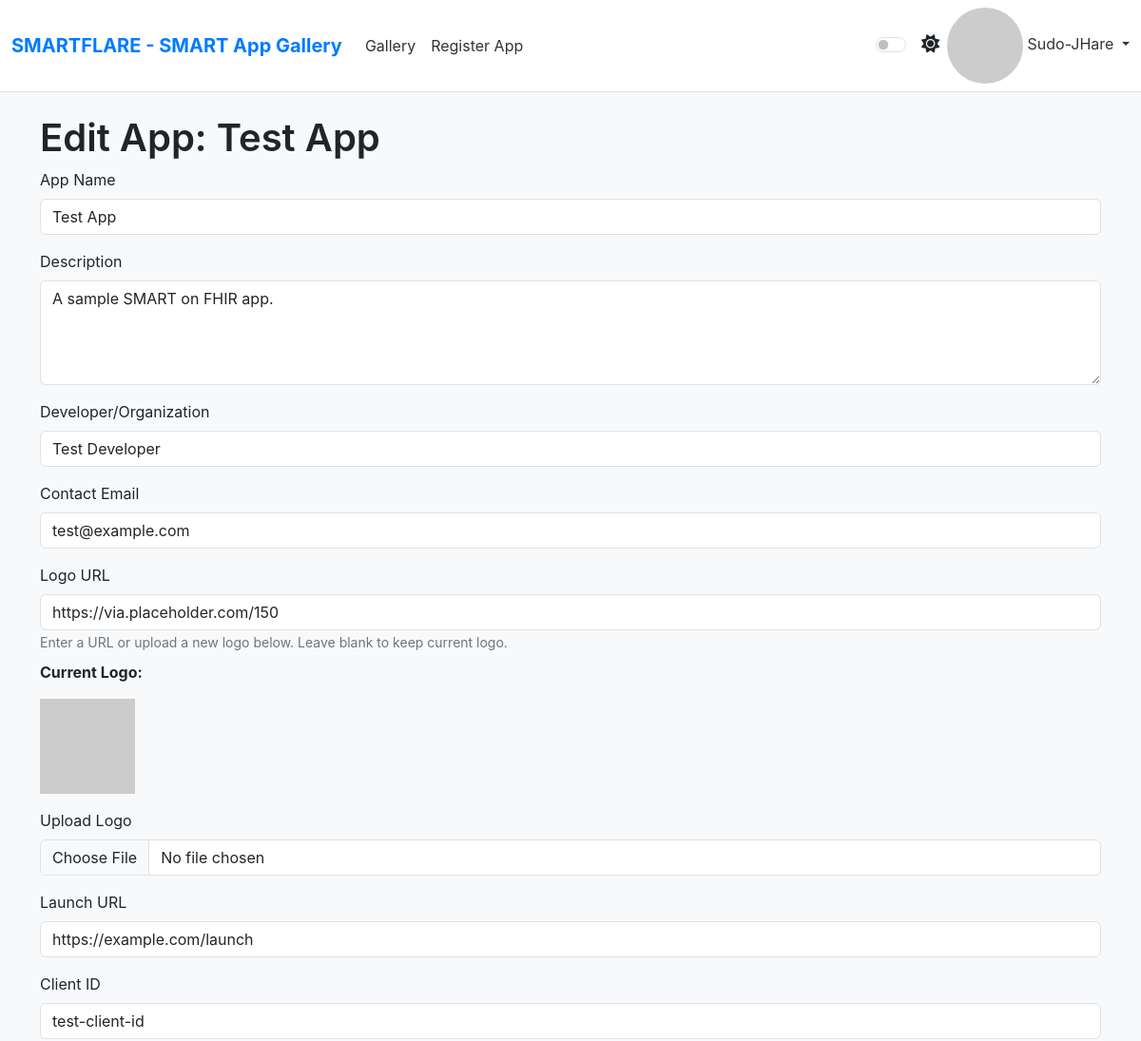
Before: /gallery/edit/4 (signed in, upper part) with the older database file.
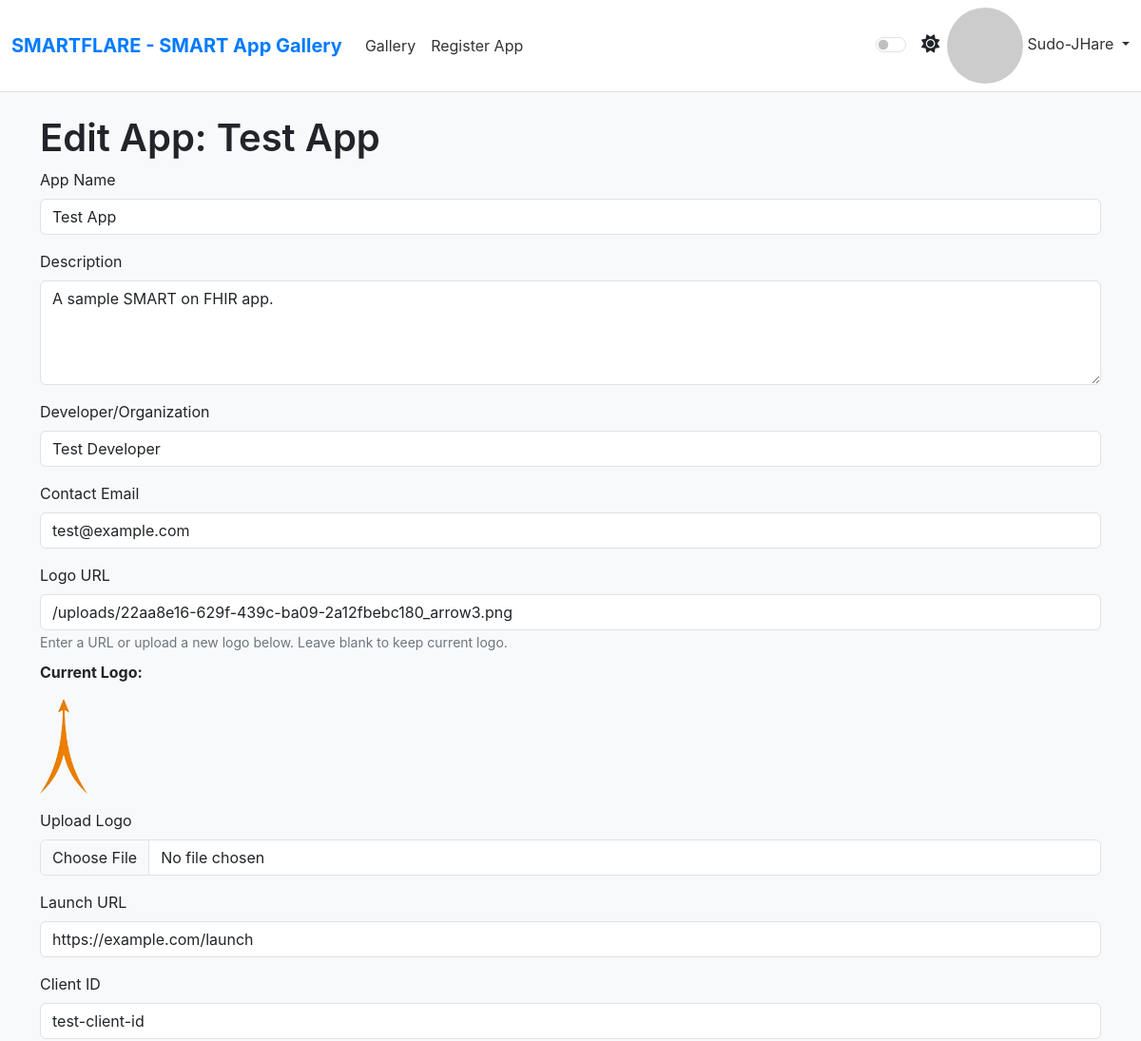
After: the same page with the newer database file.
### app/models.py (models this page shows)
class SmartApp(db.Model):
    id = db.Column(db.Integer, primary_key=True)
    name = db.Column(db.String(100), nullable=False)
    description = db.Column(db.Text, nullable=False)
    developer = db.Column(db.String(100), nullable=False)
    contact_email = db.Column(db.String(120), nullable=False)
    logo_url = db.Column(db.String(200))
    launch_url = db.Column(db.String(200), nullable=False)
    client_id = db.Column(db.String(100), nullable=False)
    scopes = db.Column(db.Text)
    website = db.Column(db.String(200))
    designed_for_id = db.Column(db.Integer, db.ForeignKey('designed_for.id'))
    application_type_id = db.Column(db.Integer, db.ForeignKey('application_type.id'))
    fhir_compatibility_id = db.Column(db.Integer, db.ForeignKey('fhir_support.id'))
    categories = db.Column(db.Text)  # Comma-separated Category IDs
    specialties = db.Column(db.Text)  # Comma-separated Speciality IDs
    licensing_pricing_id = db.Column(db.Integer, db.ForeignKey('pricing_license.id'))
    os_support = db.Column(db.Text)  # Comma-separated OSSupport IDs
    app_images = db.Column(db.Text)
    ehr_support = db.Column(db.Text)  # Comma-separated EHRSupport IDs
    user_id = db.Column(db.Integer, db.ForeignKey('user.id'), nullable=False)
    registration_date = db.Column(db.DateTime, default=datetime.utcnow)
    last_updated = db.Column(db.DateTime, default=datetime.utcnow, onupdate=datetime.utcnow)

### app/routes.py (the view, shortened to what this page needs)
@gallery_bp.route('/gallery/edit/<int:app_id>', methods=['GET', 'POST'])
@login_required
def edit_app(app_id):
    app = SmartApp.query.get_or_404(app_id)
    if app.user_id != current_user.id:
        flash('You can only edit your own apps.', 'danger')
        return redirect(url_for('gallery.app_detail', app_id=app_id))
    form = SmartAppForm(obj=app)
    if not form.is_submitted():
        if app.categories:
            form.categories.data = [int(cid) for cid in app.categories.split(',') if cid]
        if app.specialties:
            form.specialties.data = [int(sid) for sid in app.specialties.split(',') if sid]
        if app.os_support:
            form.os_support.data = [int(oid) for oid in app.os_support.split(',') if oid]
        if app.ehr_support:
            form.ehr_support.data = [int(eid) for eid in app.ehr_support.split(',') if eid]
        if app.app_images:
            current_images = [img for img in app.app_images.split(',') if img.startswith(('http://', 'https://', '/uploads/'))]
            form.app_image_urls.data = '\n'.join(current_images)
        else:
            form.app_image_urls.data = ''
    return render_template('edit_app.html', form=form, app=app)

### app/models.py (called while the page is built)
    @property
    def is_authenticated(self):
        return True

### app/templates/edit_app.html (shortened to what this page needs)
{% extends "base.html" %}
{% block content %}
    <h1>Edit App: {{ app.name }}</h1>
    <form method="POST" enctype="multipart/form-data">
        <div class="mb-3">
            {{ form.name.label(class="form-label") }}
            {{ form.name(class="form-control") }}
        </div>
        <div class="mb-3">
            {{ form.description.label(class="form-label") }}
            {{ form.description(class="form-control", rows=4) }}
        </div>
        <div class="mb-3">
            {{ form.developer.label(class="form-label") }}
            {{ form.developer(class="form-control") }}
        </div>
        <div class="mb-3">
            {{ form.contact_email.label(class="form-label") }}
            {{ form.contact_email(class="form-control") }}
        </div>
        <div class="mb-3">
            {{ form.logo_url.label(class="form-label") }}
            {{ form.logo_url(class="form-control") }}
            <small class="form-text text-muted">Enter a URL or upload a new logo below. Leave blank to keep current logo.</small>
            {% if app.logo_url %}
                <p class="mt-2"><strong>Current Logo:</strong></p>
                <img src="{{ app.logo_url }}" alt="Current Logo" style="max-height: 100px;">
            {% endif %}
        </div>
        <div class="mb-3">
            {{ form.logo_upload.label(class="form-label") }}
            {{ form.logo_upload(class="form-control") }}
        </div>
        <div class="mb-3">
            {{ form.launch_url.label(class="form-label") }}
            {{ form.launch_url(class="form-control") }}
        </div>
        <div class="mb-3">
            {{ form.client_id.label(class="form-label") }}
            {{ form.client_id(class="form-control") }}
        </div>
    </form>
{% endblock %}

Changed rows visible on the page:
changed SmartApp "Test App": logo_url "https://via.placeholder.com/150" → "/uploads/22aa8e16-629f-439c-ba09-2a12fbebc180_arrow3.png"; logo_url: picture added
